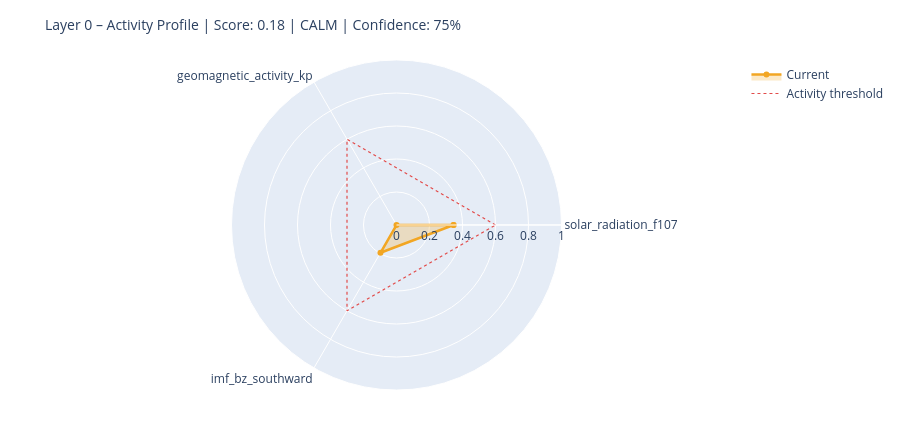

The cell this chart's notebook holds for it:
### Markdown cell above
---
## 6. State Assessment & Handoff to Layer 1

### Code cell
# ============================================================
# STEP 1 – Collect raw values with source modes
# Mode: 'primary' | 'fallback_3h' | 'last_valid' | 'missing'
# ============================================================

def safe_last(df, col):
    if df is None or col not in df.columns: return None
    s = df[col].dropna()
    return float(s.iloc[-1]) if not s.empty else None

f107_now = safe_last(df_f107, 'f10.7')
bz_now   = safe_last(df_mag,  'bz_gsm')
kp_now   = safe_last(df_kp,   'kp')
sw_now   = safe_last(df_sw,   'speed')

source_modes = {
    'F10.7':    'primary'  if f107_now is not None else 'missing',
    'Kp':       'primary'  if kp_now   is not None else 'missing',
    'IMF_Bz':   'primary'  if bz_now   is not None else 'missing',
    'SW_speed': 'primary'  if sw_now   is not None else 'missing',
}

# Kp Fallback – 3h endpoint
if kp_now is None:
    try:
        r = requests.get(
            'https://services.swpc.noaa.gov/json/noaa-planetary-k-index.json',
            timeout=10)
        r.raise_for_status()
        fb = pd.DataFrame(r.json())
        tc = next((c for c in fb.columns if 'time' in c.lower()), fb.columns[0])
        kc = next((c for c in fb.columns if 'kp' in c.lower() and c != tc), None)
        if kc:
            fb[kc] = fb[kc].astype(str).str.extract(r'([0-9]+(?:\.[0-9]*)?)')[0]
            fb[kc] = pd.to_numeric(fb[kc], errors='coerce')
            fb = fb[fb[kc] >= 0].dropna(subset=[kc])
            if not fb.empty:
                kp_now = float(fb[kc].iloc[-1])
                source_modes['Kp'] = 'fallback_3h'
                print(f'  Kp fallback (3h): {kp_now:.1f}')
    except Exception as e:
        print(f'  Kp fallback failed: {e}')

# Solar Wind Fallback – last valid value
if sw_now is None and df_sw is not None and 'speed' in df_sw.columns:
    s = df_sw['speed'].dropna()
    if not s.empty:
        sw_now = float(s.iloc[-1])
        source_modes['SW_speed'] = 'last_valid'
        print(f'  SW fallback (last_valid): {sw_now:.0f} km/s')

print()
print('Source modes:', source_modes)

# ============================================================
# STEP 2 – Score from available components only
# ============================================================

def norm(v, lo, hi):
    if v is None: return None
    return max(0.0, min(1.0, (v - lo) / (hi - lo)))

COMPONENTS = {
    'solar_radiation_f107':    (f107_now, norm(f107_now, 60, 250)),
    'geomagnetic_activity_kp': (kp_now,   norm(kp_now,   0,   9)),
    'imf_bz_southward':        (bz_now,   norm(-(bz_now or 0) if bz_now else None, -5, 30)
                                           if bz_now is not None else None),
    'solar_wind_speed':        (sw_now,   norm(sw_now, 300, 800)),
}

available   = {k: v[1] for k, v in COMPONENTS.items() if v[1] is not None}
unavailable = [k for k, v in COMPONENTS.items() if v[1] is None]

layer0_score = round(sum(available.values()) / len(available), 4) if available else None
confidence   = round(len(available) / len(COMPONENTS), 2)

level = ('unknown'  if layer0_score is None
         else 'calm'     if layer0_score < 0.3
         else 'moderate' if layer0_score < 0.6
         else 'active')

# ============================================================
# STEP 3 – Dominant Driver
# ============================================================

def dominant_driver(kp, f107, bz, sw):
    candidates = []
    if kp   is not None and kp   >= 4:   candidates.append(('geomagnetic',    kp / 9))
    if sw   is not None and sw   >= 500:  candidates.append(('solar_wind',     sw / 800))
    if bz   is not None and bz   <= -5:   candidates.append(('imf_southward',  abs(bz) / 30))
    if f107 is not None and f107 >= 150:  candidates.append(('solar_radiation',f107 / 250))
    return max(candidates, key=lambda x: x[1])[0] if candidates else 'none'

driver = dominant_driver(kp_now, f107_now, bz_now, sw_now)

# ============================================================
# STEP 4 – Downstream expectations
# ============================================================

def downstream_expectation(driver, score, kp, bz, f107):
    exp = {
        'magnetosphere':        'calm',
        'ionosphere':           'calm',
        'schumann_resonance':   'unchanged',
        'lithosphere_currents': 'low',
    }
    if driver == 'geomagnetic' or (kp and kp >= 5):
        exp['magnetosphere']        = 'compressed / storm'
        exp['ionosphere']           = 'elevated disturbance (TEC variability)'
        exp['schumann_resonance']   = 'elevated amplitude possible'
        exp['lithosphere_currents'] = 'elevated induction currents'
    elif driver == 'imf_southward' or (bz and bz <= -5):
        exp['magnetosphere']        = 'energy coupling active'
        exp['ionosphere']           = 'elevated electron density possible'
        exp['schumann_resonance']   = 'slight modulation possible'
    elif driver == 'solar_radiation' or (f107 and f107 >= 150):
        exp['ionosphere']           = 'elevated ionization (F-layer)'
        exp['schumann_resonance']   = 'slightly elevated background activity'
    return exp

downstream = downstream_expectation(driver, layer0_score, kp_now, bz_now, f107_now)

# ============================================================
# CONSOLE OUTPUT
# ============================================================

W = 58
print('=' * W)
print('LAYER 0 – STATE ASSESSMENT')
print('=' * W)
for name, (raw_v, score_v) in COMPONENTS.items():
    if score_v is not None:
        bar = '█' * int(score_v * 20) + '░' * (20 - int(score_v * 20))
        print(f'  {name:<35}  {bar}  {score_v:.2f}')
    else:
        print(f'  {name:<35}  {"─" * 20}  n/a')
print('-' * W)
print(f'  Score ({len(available)}/{len(COMPONENTS)} components):  {layer0_score:.3f}')
print(f'  Confidence:         {confidence:.0%}')
print(f'  Level:              {level.upper()}')
print(f'  Dominant Driver:    {driver}')

# Radar chart
cats = list(available.keys())
vals = list(available.values())
if len(cats) >= 3:
    fig = go.Figure()
    fig.add_trace(go.Scatterpolar(
        r=vals + [vals[0]], theta=cats + [cats[0]],
        fill='toself', fillcolor='rgba(242,166,35,0.25)',
        line=dict(color='#F2A623', width=2.5), name='Current'
    ))
    fig.add_trace(go.Scatterpolar(
        r=[0.6] * (len(cats) + 1), theta=cats + [cats[0]],
        line=dict(color='#E24B4A', dash='dot', width=1.2),
        mode='lines', name='Activity threshold'
    ))
    fig.update_layout(
        title=dict(text=f'Layer 0 – Activity Profile | Score: {layer0_score:.2f} | {level.upper()} | Confidence: {confidence:.0%}',
                   font=dict(size=14)),
        polar=dict(radialaxis=dict(visible=True, range=[0, 1])),
        height=430, showlegend=True,
        margin=dict(l=60, r=60, t=60, b=40)
    )
    fig.show()

### Figure 1 — Plotly figure (JSON) as saved in the notebook; plotly's stock layout.template omitted (floating-point values rounded to 4 significant figures)
{"data": [{"fill": "toself", "fillcolor": "rgba(242,166,35,0.25)", "line": {"color": "#F2A623", "width": 2.5}, "name": "Current", "r": [0.3457, 0.0, 0.1943, 0.3457], "theta": ["solar_radiation_f107", "geomagnetic_activity_kp", "imf_bz_southward", "solar_radiation_f107"], "type": "scatterpolar"}, {"line": {"color": "#E24B4A", "dash": "dot", "width": 1.2}, "mode": "lines", "name": "Activity threshold", "r": [0.6, 0.6, 0.6, 0.6], "theta": ["solar_radiation_f107", "geomagnetic_activity_kp", "imf_bz_southward", "solar_radiation_f107"], "type": "scatterpolar"}], "layout": {"height": 430, "margin": {"b": 40, "l": 60, "r": 60, "t": 60}, "polar": {"radialaxis": {"range": [0, 1], "visible": true}}, "showlegend": true, "title": {"font": {"size": 14}, "text": "Layer 0 – Activity Profile | Score: 0.18 | CALM | Confidence: 75%"}}}
